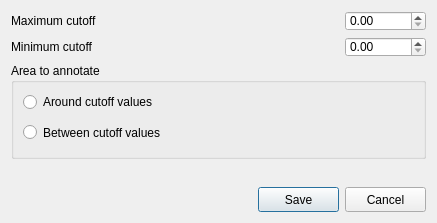
<?xml version="1.0" encoding="UTF-8"?>
<ui version="4.0">
 <class>SaveGraphCutoffsDialog</class>
 <widget class="QDialog" name="SaveGraphCutoffsDialog">
  <property name="geometry">
   <rect>
    <x>0</x>
    <y>0</y>
    <width>437</width>
    <height>223</height>
   </rect>
  </property>
  <property name="minimumSize">
   <size>
    <width>437</width>
    <height>0</height>
   </size>
  </property>
  <property name="windowTitle">
   <string>Save Graph Cutoffs as Annotations</string>
  </property>
  <layout class="QGridLayout" name="gridLayout">
   <item row="0" column="0">
    <widget class="QLabel" name="label_2">
     <property name="sizePolicy">
      <sizepolicy hsizetype="Fixed" vsizetype="Preferred">
       <horstretch>0</horstretch>
       <verstretch>0</verstretch>
      </sizepolicy>
     </property>
     <property name="minimumSize">
      <size>
       <width>0</width>
       <height>0</height>
      </size>
     </property>
     <property name="text">
      <string>Maximum cutoff</string>
     </property>
    </widget>
   </item>
   <item row="0" column="1" colspan="2">
    <spacer name="horizontalSpacer_2">
     <property name="sizePolicy">
      <sizepolicy hsizetype="Expanding" vsizetype="Minimum">
       <horstretch>0</horstretch>
       <verstretch>0</verstretch>
      </sizepolicy>
     </property>
     <property name="orientation">
      <enum>Qt::Horizontal</enum>
     </property>
     <property name="sizeType">
      <enum>QSizePolicy::Expanding</enum>
     </property>
     <property name="sizeHint" stdset="0">
      <size>
       <width>247</width>
       <height>20</height>
      </size>
     </property>
    </spacer>
   </item>
   <item row="0" column="3">
    <widget class="QDoubleSpinBox" name="maxCutoffBox">
     <property name="sizePolicy">
      <sizepolicy hsizetype="Fixed" vsizetype="Fixed">
       <horstretch>0</horstretch>
       <verstretch>0</verstretch>
      </sizepolicy>
     </property>
     <property name="maximumSize">
      <size>
       <width>102</width>
       <height>20</height>
      </size>
     </property>
    </widget>
   </item>
   <item row="1" column="0">
    <widget class="QLabel" name="label_3">
     <property name="minimumSize">
      <size>
       <width>0</width>
       <height>0</height>
      </size>
     </property>
     <property name="text">
      <string>Minimum cutoff</string>
     </property>
    </widget>
   </item>
   <item row="1" column="1" colspan="2">
    <spacer name="horizontalSpacer_3">
     <property name="orientation">
      <enum>Qt::Horizontal</enum>
     </property>
     <property name="sizeHint" stdset="0">
      <size>
       <width>247</width>
       <height>20</height>
      </size>
     </property>
    </spacer>
   </item>
   <item row="1" column="3">
    <widget class="QDoubleSpinBox" name="minCutoffBox">
     <property name="sizePolicy">
      <sizepolicy hsizetype="Fixed" vsizetype="Fixed">
       <horstretch>0</horstretch>
       <verstretch>0</verstretch>
      </sizepolicy>
     </property>
     <property name="maximumSize">
      <size>
       <width>102</width>
       <height>20</height>
      </size>
     </property>
    </widget>
   </item>
   <item row="3" column="0" colspan="4">
    <widget class="QWidget" name="annotationsWidget" native="true">
     <property name="sizePolicy">
      <sizepolicy hsizetype="Expanding" vsizetype="Expanding">
       <horstretch>0</horstretch>
       <verstretch>0</verstretch>
      </sizepolicy>
     </property>
     <property name="minimumSize">
      <size>
       <width>0</width>
       <height>0</height>
      </size>
     </property>
    </widget>
   </item>
   <item row="4" column="0" colspan="2">
    <spacer name="horizontalSpacer">
     <property name="orientation">
      <enum>Qt::Horizontal</enum>
     </property>
     <property name="sizeHint" stdset="0">
      <size>
       <width>242</width>
       <height>20</height>
      </size>
     </property>
    </spacer>
   </item>
   <item row="4" column="2">
    <widget class="QPushButton" name="okButton">
     <property name="sizePolicy">
      <sizepolicy hsizetype="Fixed" vsizetype="Fixed">
       <horstretch>0</horstretch>
       <verstretch>0</verstretch>
      </sizepolicy>
     </property>
     <property name="minimumSize">
      <size>
       <width>81</width>
       <height>25</height>
      </size>
     </property>
     <property name="text">
      <string>Save</string>
     </property>
    </widget>
   </item>
   <item row="4" column="3">
    <widget class="QPushButton" name="cancelButton">
     <property name="sizePolicy">
      <sizepolicy hsizetype="Fixed" vsizetype="Fixed">
       <horstretch>0</horstretch>
       <verstretch>0</verstretch>
      </sizepolicy>
     </property>
     <property name="minimumSize">
      <size>
       <width>81</width>
       <height>25</height>
      </size>
     </property>
     <property name="text">
      <string>Cancel</string>
     </property>
    </widget>
   </item>
   <item row="2" column="0" colspan="4">
    <widget class="QGroupBox" name="groupBox">
     <property name="sizePolicy">
      <sizepolicy hsizetype="Preferred" vsizetype="Fixed">
       <horstretch>0</horstretch>
       <verstretch>0</verstretch>
      </sizepolicy>
     </property>
     <property name="minimumSize">
      <size>
       <width>0</width>
       <height>93</height>
      </size>
     </property>
     <property name="title">
      <string>Area to annotate</string>
     </property>
     <layout class="QVBoxLayout" name="verticalLayout">
      <item>
       <widget class="QRadioButton" name="outsideRadioButton">
        <property name="sizePolicy">
         <sizepolicy hsizetype="Expanding" vsizetype="Maximum">
          <horstretch>0</horstretch>
          <verstretch>0</verstretch>
         </sizepolicy>
        </property>
        <property name="minimumSize">
         <size>
          <width>131</width>
          <height>18</height>
         </size>
        </property>
        <property name="text">
         <string>Around cutoff values</string>
        </property>
       </widget>
      </item>
      <item>
       <widget class="QRadioButton" name="betweenRadioButton">
        <property name="sizePolicy">
         <sizepolicy hsizetype="Expanding" vsizetype="Minimum">
          <horstretch>0</horstretch>
          <verstretch>0</verstretch>
         </sizepolicy>
        </property>
        <property name="minimumSize">
         <size>
          <width>131</width>
          <height>29</height>
         </size>
        </property>
        <property name="text">
         <string>Between cutoff values</string>
        </property>
       </widget>
      </item>
     </layout>
    </widget>
   </item>
  </layout>
 </widget>
 <resources/>
 <connections>
  <connection>
   <sender>okButton</sender>
   <signal>clicked()</signal>
   <receiver>SaveGraphCutoffsDialog</receiver>
   <slot>accept()</slot>
   <hints>
    <hint type="sourcelabel">
     <x>259</x>
     <y>194</y>
    </hint>
    <hint type="destinationlabel">
     <x>199</x>
     <y>107</y>
    </hint>
   </hints>
  </connection>
  <connection>
   <sender>cancelButton</sender>
   <signal>clicked()</signal>
   <receiver>SaveGraphCutoffsDialog</receiver>
   <slot>reject()</slot>
   <hints>
    <hint type="sourcelabel">
     <x>351</x>
     <y>194</y>
    </hint>
    <hint type="destinationlabel">
     <x>199</x>
     <y>107</y>
    </hint>
   </hints>
  </connection>
 </connections>
</ui>
